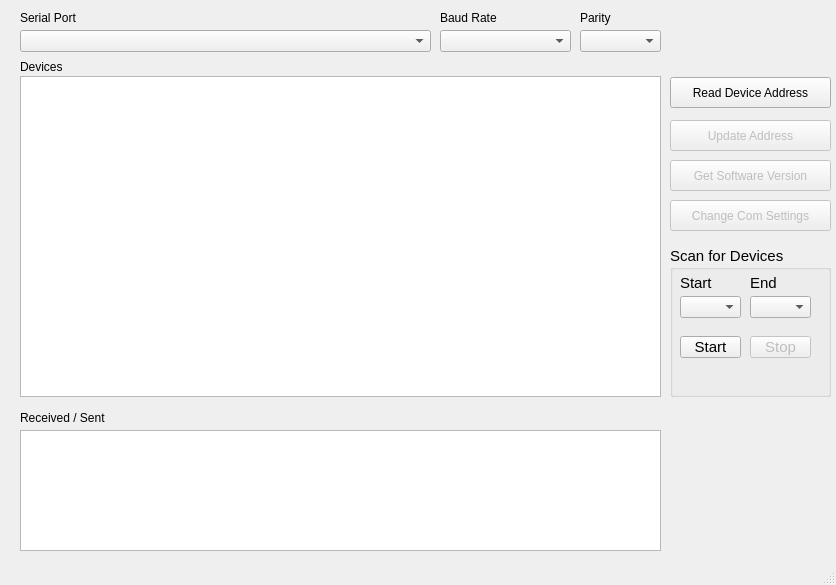
<?xml version="1.0" encoding="UTF-8"?>
<ui version="4.0">
 <class>MainWindow</class>
 <widget class="QMainWindow" name="MainWindow">
  <property name="geometry">
   <rect>
    <x>0</x>
    <y>0</y>
    <width>836</width>
    <height>585</height>
   </rect>
  </property>
  <property name="windowTitle">
   <string>Waveshare Config Tool</string>
  </property>
  <widget class="QWidget" name="centralwidget">
   <widget class="QListWidget" name="listWidget">
    <property name="geometry">
     <rect>
      <x>20</x>
      <y>76</y>
      <width>641</width>
      <height>321</height>
     </rect>
    </property>
    <property name="iconSize">
     <size>
      <width>50</width>
      <height>50</height>
     </size>
    </property>
   </widget>
   <widget class="QTextEdit" name="textEdit">
    <property name="geometry">
     <rect>
      <x>20</x>
      <y>430</y>
      <width>641</width>
      <height>121</height>
     </rect>
    </property>
    <property name="readOnly">
     <bool>true</bool>
    </property>
   </widget>
   <widget class="QLabel" name="label">
    <property name="geometry">
     <rect>
      <x>20</x>
      <y>410</y>
      <width>121</width>
      <height>16</height>
     </rect>
    </property>
    <property name="text">
     <string>Received / Sent</string>
    </property>
   </widget>
   <widget class="QLabel" name="label_2">
    <property name="geometry">
     <rect>
      <x>20</x>
      <y>60</y>
      <width>57</width>
      <height>14</height>
     </rect>
    </property>
    <property name="text">
     <string>Devices</string>
    </property>
   </widget>
   <widget class="QPushButton" name="pushButton">
    <property name="geometry">
     <rect>
      <x>670</x>
      <y>77</y>
      <width>161</width>
      <height>31</height>
     </rect>
    </property>
    <property name="toolTip">
     <string>This only works with 1 device connected</string>
    </property>
    <property name="text">
     <string>Read Device Address</string>
    </property>
   </widget>
   <widget class="QComboBox" name="comboBox">
    <property name="geometry">
     <rect>
      <x>20</x>
      <y>30</y>
      <width>411</width>
      <height>22</height>
     </rect>
    </property>
   </widget>
   <widget class="QLabel" name="label_3">
    <property name="geometry">
     <rect>
      <x>20</x>
      <y>10</y>
      <width>91</width>
      <height>16</height>
     </rect>
    </property>
    <property name="text">
     <string>Serial Port</string>
    </property>
   </widget>
   <widget class="QPushButton" name="pushButton_2">
    <property name="enabled">
     <bool>false</bool>
    </property>
    <property name="geometry">
     <rect>
      <x>670</x>
      <y>120</y>
      <width>161</width>
      <height>31</height>
     </rect>
    </property>
    <property name="text">
     <string>Update Address</string>
    </property>
   </widget>
   <widget class="QPushButton" name="pushButton_3">
    <property name="enabled">
     <bool>false</bool>
    </property>
    <property name="geometry">
     <rect>
      <x>670</x>
      <y>160</y>
      <width>161</width>
      <height>31</height>
     </rect>
    </property>
    <property name="text">
     <string>Get Software Version</string>
    </property>
   </widget>
   <widget class="QGroupBox" name="groupBox">
    <property name="geometry">
     <rect>
      <x>670</x>
      <y>246</y>
      <width>161</width>
      <height>151</height>
     </rect>
    </property>
    <property name="font">
     <font>
      <pointsize>11</pointsize>
      <bold>false</bold>
     </font>
    </property>
    <property name="title">
     <string>Scan for Devices</string>
    </property>
    <widget class="QComboBox" name="comboBox_2">
     <property name="geometry">
      <rect>
       <x>10</x>
       <y>50</y>
       <width>61</width>
       <height>22</height>
      </rect>
     </property>
    </widget>
    <widget class="QLabel" name="label_4">
     <property name="geometry">
      <rect>
       <x>10</x>
       <y>30</y>
       <width>57</width>
       <height>14</height>
      </rect>
     </property>
     <property name="text">
      <string>Start</string>
     </property>
    </widget>
    <widget class="QComboBox" name="comboBox_3">
     <property name="geometry">
      <rect>
       <x>80</x>
       <y>50</y>
       <width>61</width>
       <height>22</height>
      </rect>
     </property>
    </widget>
    <widget class="QLabel" name="label_5">
     <property name="geometry">
      <rect>
       <x>80</x>
       <y>30</y>
       <width>57</width>
       <height>14</height>
      </rect>
     </property>
     <property name="text">
      <string>End</string>
     </property>
    </widget>
    <widget class="QPushButton" name="pushButton_4">
     <property name="geometry">
      <rect>
       <x>10</x>
       <y>90</y>
       <width>61</width>
       <height>22</height>
      </rect>
     </property>
     <property name="text">
      <string>Start</string>
     </property>
    </widget>
    <widget class="QPushButton" name="pushButton_5">
     <property name="enabled">
      <bool>false</bool>
     </property>
     <property name="geometry">
      <rect>
       <x>80</x>
       <y>90</y>
       <width>61</width>
       <height>22</height>
      </rect>
     </property>
     <property name="text">
      <string>Stop</string>
     </property>
    </widget>
   </widget>
   <widget class="QPushButton" name="pushButton_6">
    <property name="enabled">
     <bool>false</bool>
    </property>
    <property name="geometry">
     <rect>
      <x>670</x>
      <y>200</y>
      <width>161</width>
      <height>31</height>
     </rect>
    </property>
    <property name="text">
     <string>Change Com Settings</string>
    </property>
   </widget>
   <widget class="QLabel" name="label_6">
    <property name="geometry">
     <rect>
      <x>440</x>
      <y>10</y>
      <width>91</width>
      <height>16</height>
     </rect>
    </property>
    <property name="text">
     <string>Baud Rate</string>
    </property>
   </widget>
   <widget class="QLabel" name="label_7">
    <property name="geometry">
     <rect>
      <x>580</x>
      <y>10</y>
      <width>91</width>
      <height>16</height>
     </rect>
    </property>
    <property name="text">
     <string>Parity</string>
    </property>
   </widget>
   <widget class="QComboBox" name="comboBox_4">
    <property name="geometry">
     <rect>
      <x>440</x>
      <y>30</y>
      <width>131</width>
      <height>22</height>
     </rect>
    </property>
   </widget>
   <widget class="QComboBox" name="comboBox_5">
    <property name="geometry">
     <rect>
      <x>580</x>
      <y>30</y>
      <width>81</width>
      <height>22</height>
     </rect>
    </property>
   </widget>
  </widget>
  <widget class="QStatusBar" name="statusbar"/>
  <action name="actionOpen_Configuration">
   <property name="text">
    <string>Open Config</string>
   </property>
  </action>
  <action name="actionSave_Config">
   <property name="text">
    <string>Save Config</string>
   </property>
  </action>
  <action name="actionExit">
   <property name="text">
    <string>Exit</string>
   </property>
  </action>
  <action name="actionLoad_Configuration">
   <property name="text">
    <string>Load Configuration</string>
   </property>
  </action>
  <action name="actionSave_Configuration">
   <property name="text">
    <string>Save Configuration</string>
   </property>
  </action>
  <action name="actionExit_2">
   <property name="text">
    <string>Exit</string>
   </property>
  </action>
 </widget>
 <resources/>
 <connections/>
</ui>
